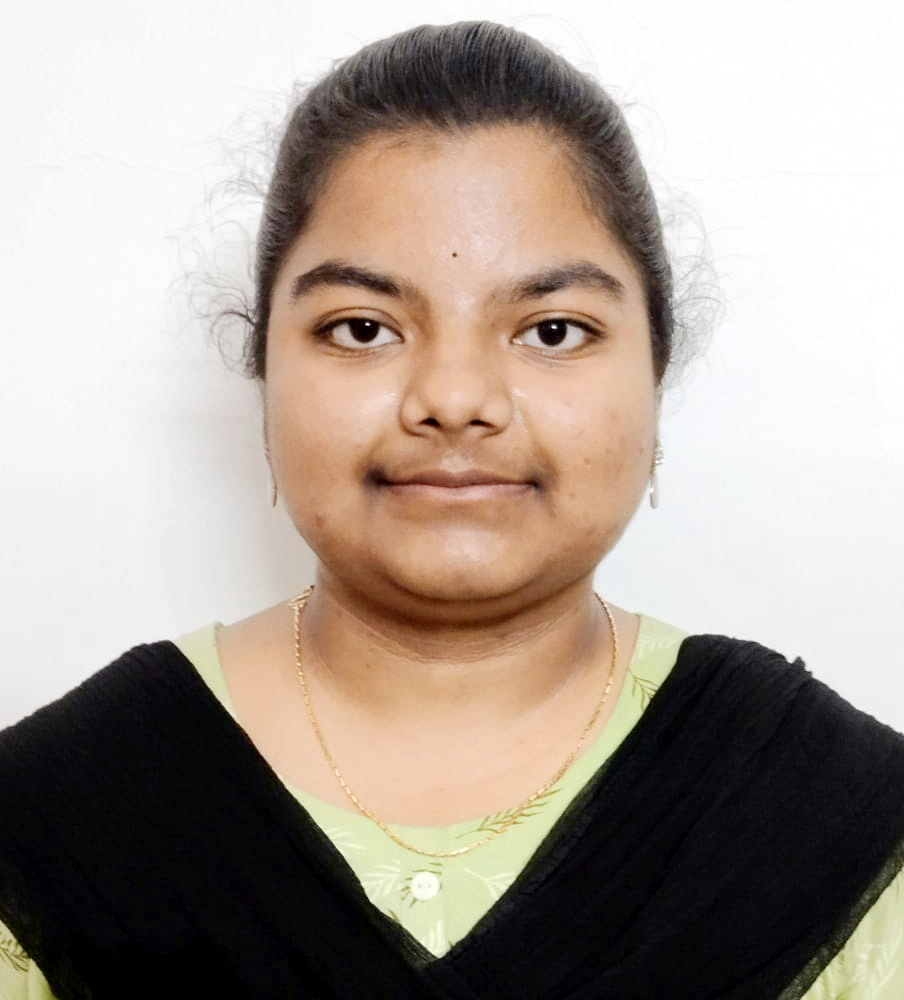
#> input picture Qno. 1.jpg.jpeg, 904 x 1000 px
$ jupyter execute 'exp 5 dipt guna pyth code.ipynb'   (older library calls are emulated)
#> lines starting #> are read from the running program, lines starting #| are printed output that depends on the picture
## Exp No: Image Smoothing and Sharpening Using OpenCV
## Name: Nara Gunasusmitha
## Reg no: 212224230176

[cell 1]
import cv2
import numpy as np
import matplotlib.pyplot as plt
img = cv2.imread("Qno. 1.jpg.jpeg")
#> img is the input picture: shape (1000, 904, 3); mean B, G, R 147.8, 157.1, 168.7
img = cv2.cvtColor(img, cv2.COLOR_BGR2RGB)
plt.imshow(img)
plt.title("Original Image")
plt.axis("off")
plt.show()

[cell 2]
avg = cv2.blur(img, (5,5))
plt.imshow(avg)
plt.title("Averaging Filter")
plt.axis("off")
plt.show()

[cell 3]
kernel = np.array([[1,2,1],
                 [2,4,2],
                 [1,2,1]], np.float32) / 16
weighted = cv2.filter2D(img, -1, kernel)
plt.imshow(weighted)
plt.title("Weighted Averaging Filter")
plt.axis("off")
plt.show()

[cell 4]
gaussian = cv2.GaussianBlur(img, (5,5), 0)
plt.imshow(gaussian)
plt.title("Gaussian Filter")
plt.axis("off")
plt.show()

[cell 5]
median = cv2.medianBlur(img, 5)
plt.imshow(median)
plt.title("Median Filter")
plt.axis("off")
plt.show()

[cell 6]
kernel = np.array([[0,-1,0],
                   [-1,5,-1],
                   [0,-1,0]])
sharp = cv2.filter2D(img, -1, kernel)
plt.imshow(sharp)
plt.title("Laplacian Kernel")
plt.axis("off")
plt.show()

[cell 7]
lap = cv2.Laplacian(img, cv2.CV_64F)
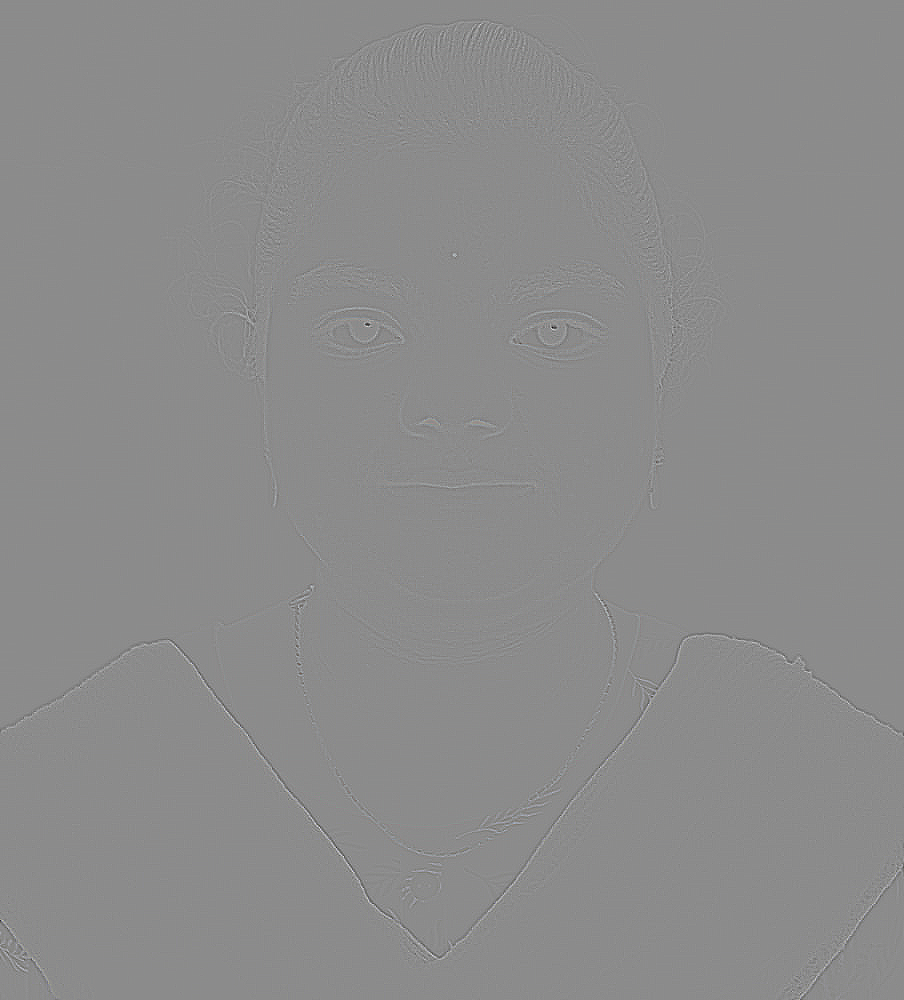
#> lap: shape (1000, 904, 3) float64; mean R, G, B 0, 0, 0; drawn with min black and max white
lap = np.uint8(np.absolute(lap))
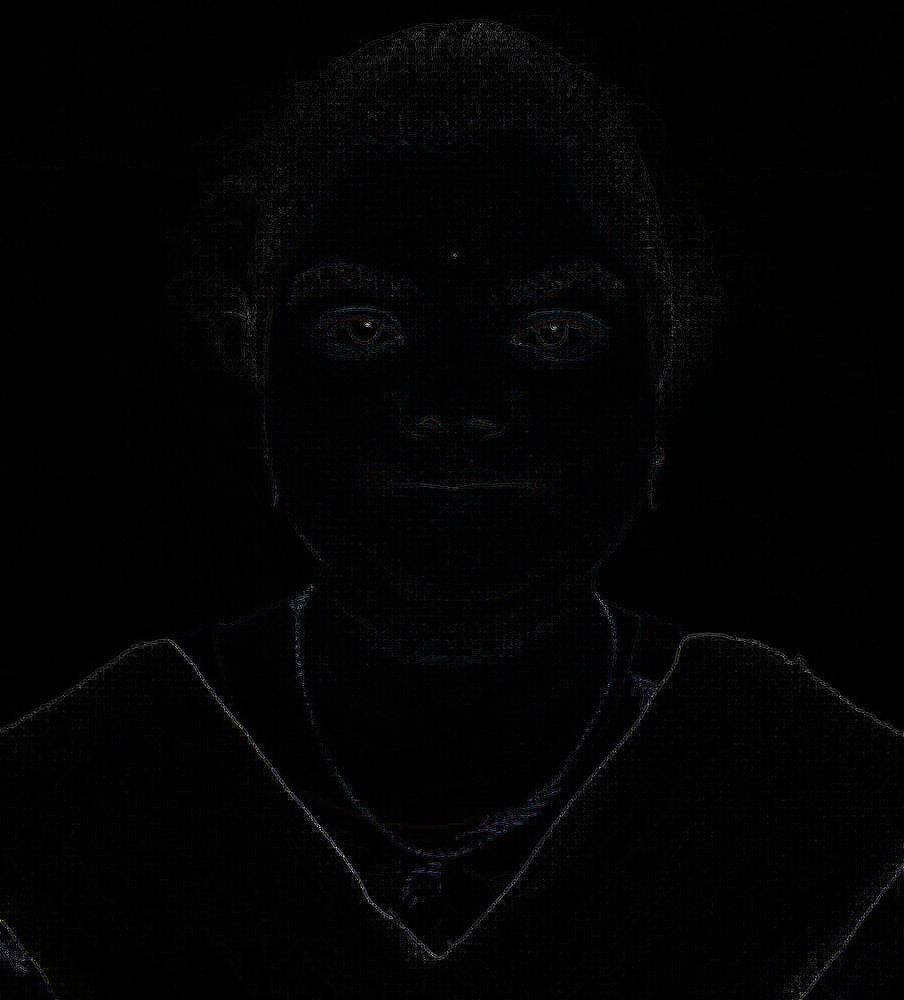
#> lap: shape (1000, 904, 3); mean R, G, B 2.8, 2.9, 3.3
plt.imshow(lap)
plt.title("Laplacian Operator")
plt.axis("off")
plt.show()
